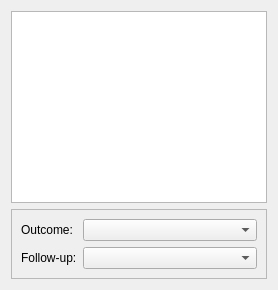
<?xml version="1.0" encoding="UTF-8"?>
<ui version="4.0">
 <class>NetworkViewDialog</class>
 <widget class="QDialog" name="NetworkViewDialog">
  <property name="geometry"><rect><x>0</x><y>0</y><width>0</width><height>0</height></rect></property>
  <property name="windowTitle"><string>Network</string></property>
  <layout class="QVBoxLayout" name="verticalLayout">
   <item>
    <widget class="QGraphicsView" name="network_view_dialoger">
     <property name="sizePolicy"><sizepolicy hsizetype="Expanding" vsizetype="Expanding"><horstretch>1</horstretch><verstretch>1</verstretch></sizepolicy></property>
     <property name="horizontalScrollBarPolicy"><enum>Qt::ScrollBarAlwaysOff</enum></property>
     <property name="verticalScrollBarPolicy"><enum>Qt::ScrollBarAlwaysOff</enum></property>
     <property name="alignment"><set>Qt::AlignCenter</set></property>
    </widget>
   </item>
   <item>
    <widget class="QFrame" name="frame">
     <property name="sizePolicy"><sizepolicy hsizetype="Preferred" vsizetype="Fixed"><horstretch>0</horstretch><verstretch>0</verstretch></sizepolicy></property>
     <property name="frameShape"><enum>QFrame::StyledPanel</enum></property>
     <property name="frameShadow"><enum>QFrame::Raised</enum></property>
     <layout class="QFormLayout" name="formLayout">
      <property name="fieldGrowthPolicy"><enum>QFormLayout::AllNonFixedFieldsGrow</enum></property>
      <item row="0" column="0"><widget class="QLabel" name="label_3"><property name="text"><string>Outcome:</string></property><property name="buddy"><cstring>outcome_cbo_box</cstring></property></widget></item>
      <item row="0" column="1">
       <widget class="QComboBox" name="outcome_cbo_box">
        <property name="sizePolicy"><sizepolicy hsizetype="Preferred" vsizetype="Fixed"><horstretch>0</horstretch><verstretch>0</verstretch></sizepolicy></property>
        <property name="sizeAdjustPolicy"><enum>QComboBox::AdjustToContents</enum></property>
       </widget>
      </item>
      <item row="1" column="0"><widget class="QLabel" name="label_4"><property name="text"><string>Follow-up:</string></property><property name="buddy"><cstring>follow_up_cbo_box</cstring></property></widget></item>
      <item row="1" column="1">
       <widget class="QComboBox" name="follow_up_cbo_box">
        <property name="sizePolicy"><sizepolicy hsizetype="Preferred" vsizetype="Fixed"><horstretch>0</horstretch><verstretch>0</verstretch></sizepolicy></property>
        <property name="sizeAdjustPolicy"><enum>QComboBox::AdjustToContents</enum></property>
       </widget>
      </item>
     </layout>
    </widget>
   </item>
  </layout>
 </widget>
 <tabstops><tabstop>network_view_dialoger</tabstop><tabstop>outcome_cbo_box</tabstop><tabstop>follow_up_cbo_box</tabstop></tabstops>
 <resources/>
 <connections/>
</ui>
